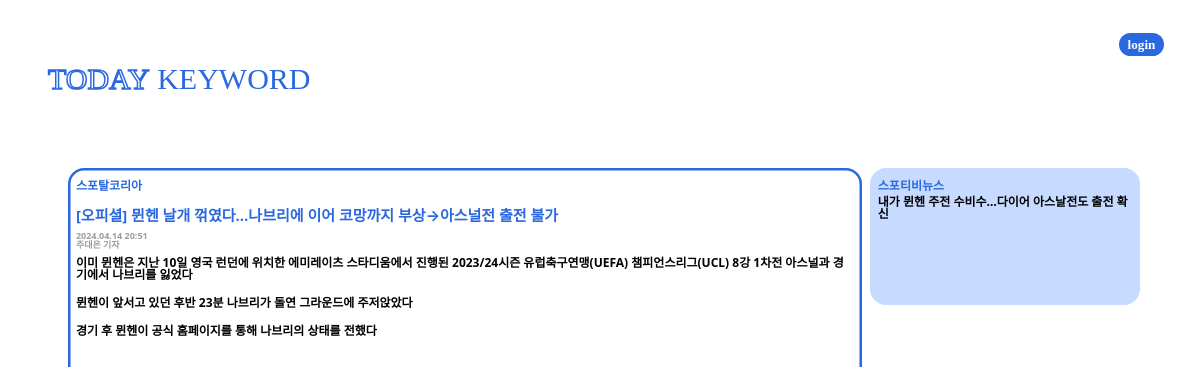
The page /mainpage/뮌헨/94/ on the database its author committed.
### mainpage/models.py (models this page shows)
class newsData(models.Model):
    title = models.CharField(max_length=50)
    reporter = models.CharField(max_length=10)
    company = models.CharField(max_length=10)
    datetime = models.CharField(max_length=10)
    summary = models.TextField(default=' ')
    url = models.URLField(null=True)
    keywords = models.CharField(max_length=100, null=True)

### mainpage/views.py (the view)
def details(request, kwRank_keyword, newsData_id):
    newslist_data = newsData.objects.filter(keywords__contains=kwRank_keyword)[:5]
    newslist_content = []
    for data in newslist_data:
        if data and data.id != newsData_id:  # 선택된 newsData의 id와 같지 않은 것만 추가
            newslist_content.append({
                'id': data.id,
                'title': data.title,
                'company': data.company,
            })
    news_data = newsData.objects.filter(id=newsData_id)[0]
    news_data.summary = news_data.summary.split('<split>')
    content = {
        'newslist': newslist_content,
        'news_data': news_data,
        'keyword': kwRank_keyword
    }
    return render(request, 'details/index.html', content)

### templates/details/index.html (shortened to what this page needs)
<!DOCTYPE html>
<html lang="en">
<head>
    {% load static %}
    <link rel="stylesheet" type="text/css" href="{% static 'bootstrap.min.css' %}">
</head>
<body>
    <header>
        <div class="loginBtd">
            <span class="login badge rounded-pill">login</span>
        </div>
    </header>
    <section class="title ms-5">
        <a href="{% url 'mainpage:index' %}">
            <div class="title d-flex justify-content-left">
                <span class="titleToday">TODAY&nbsp;</span>
                <span class="titleKeyword">KEYWORD</span>
            </div>
        </a>
    </section>
    <section class="mt-5 position-absolute top-50 start-50 translate-middle" style="width: 90%; height: 70%; text-align: center;">
        <section class="newsSection">
            <div class="news blue-border badge rounded-4">
                <div>
                    <div class="newspaper pt-2 pb-3">{{ news_data.company }}</div>
                    <div class="newsTitle text-wrap mb-2">{{ news_data.title }}</div>
                    <div class="newsTimeReporter mb-2">
                        <div>{{ news_data.datetime }}</div>
                        <div>{{ news_data.reporter }}</div>
                    </div>
                    <div class="newscontent text-wrap">
                        {% for t in news_data.summary %}
                            <p>{{ t }}</p>
                        {% endfor %}
                    </div>
                </div>
            </div>
        </section>
        <article class="remainNewslist">
            {% for i in newslist %}
                <a href="{% url 'mainpage:details' keyword i.id %}">
                    <div class="remainNews skblue-bg badge rounded-4 mb-1">
                        <div class="newspaper pt-2 pb-1">{{ i.company }}</div>
                        <div class="headline text-wrap">{{ i.title }}</div>
                    </div>
                </a>
            {% endfor %}
        </article>
    </section>
</body>

### templates/details/index.html (style rules this page uses)
header { height: 15%; margin-top: 30px; width: 97%; text-align: right; font-family: 'Pretendard-Regular'; font-size: 110%; }
.title { font-family: 'Cafe24Moyamoya-Face-v1.0'; font-size: 30px; width: 90%; }
.titleToday { color: white; -webkit-text-stroke: 1.5px #2968E0; }
.titleKeyword { color: #2968E0; }
.login { background-color: #2968E0; font-family: 'Pretendard-slim'; text-align: right; }
.newsSection { float: left; width: 75%; height: 100%; }
.blue-border { width: 98%; height: 100%; box-shadow: 0 0 0 2.5px #2968E0 inset; border-color: #2968E0; color: #2968E0; }
.skblue-bg { background-color: #C7DAFF; color: #2968E0; }
.news { text-align: left; }
.newspaper { padding-top: -15px; }
.newsTitle { font-size: 15px; }
.newscontent { height: 250px; color: black; }
.newsTimeReporter { font-size: 9px; color: rgb(156, 156, 156); }
article { float: left; width: 25%; height: 100%; }
.remainNews { text-align: left; height: 24.5%; }
.headline { color: black; }
a { text-decoration: none; }

### rows shown on the page
newsData: company "스포탈코리아", title "[오피셜] 뮌헨 날개 꺾였다…나브리에 이어 코망까지 부상→아스널전 출전 불가", datetime "2024.04.14 20:51", reporter "주대은 기자"
newsData: company "스포티비뉴스", title "내가 뮌헨 주전 수비수…다이어 아스날전도 출전 확신"

### other values the page prints
{{ t }} "이미 뮌헨은 지난 10일 영국 런던에 위치한 에미레이츠 스타디움에서 진행된 2023/24시즌 유럽축구연맹(UEFA) 챔피언스리그(UCL) 8강 1차전 아스널과 경기에서 나브리를 잃었다" "뮌헨이 앞서고 있던 후반 23분 나브리가 돌연 그라운드에 주저앉았다" "경기 후 뮌헨이 공식 홈페이지를 통해 나브리의 상태를 전했다"
